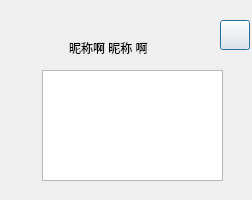
<?xml version="1.0" encoding="UTF-8"?>
<ui version="4.0">
 <class>MsgAlertDialog</class>
 <widget class="QDialog" name="MsgAlertDialog">
  <property name="geometry">
   <rect>
    <x>0</x>
    <y>0</y>
    <width>252</width>
    <height>200</height>
   </rect>
  </property>
  <property name="windowTitle">
   <string>Dialog</string>
  </property>
  <property name="styleSheet">
   <string notr="true">border-image: url(:/login/Resources/background2.png);</string>
  </property>
  <widget class="QLabel" name="label_Avatar">
   <property name="geometry">
    <rect>
     <x>0</x>
     <y>0</y>
     <width>60</width>
     <height>60</height>
    </rect>
   </property>
   <property name="styleSheet">
    <string notr="true">border-image: url(:/login/Resources/QQ.png);</string>
   </property>
   <property name="text">
    <string/>
   </property>
  </widget>
  <widget class="QWidget" name="widget" native="true">
   <property name="geometry">
    <rect>
     <x>9</x>
     <y>20</y>
     <width>241</width>
     <height>211</height>
    </rect>
   </property>
   <widget class="QTextEdit" name="textEdit_Msg">
    <property name="geometry">
     <rect>
      <x>33</x>
      <y>50</y>
      <width>181</width>
      <height>111</height>
     </rect>
    </property>
    <property name="styleSheet">
     <string notr="true">border-image: url(:/login/Resources/nothing.png);</string>
    </property>
   </widget>
   <widget class="QLabel" name="label_MainName">
    <property name="geometry">
     <rect>
      <x>60</x>
      <y>20</y>
      <width>161</width>
      <height>16</height>
     </rect>
    </property>
    <property name="styleSheet">
     <string notr="true">border-image: url(:/login/Resources/nothing.png);</string>
    </property>
    <property name="text">
     <string>昵称啊 昵称 啊</string>
    </property>
   </widget>
  </widget>
  <widget class="QPushButton" name="pushButton_Close">
   <property name="geometry">
    <rect>
     <x>220</x>
     <y>20</y>
     <width>30</width>
     <height>30</height>
    </rect>
   </property>
   <property name="styleSheet">
    <string notr="true">border-image: url(:/systoolbar/Resources/SysToolBar/sys_close.png);</string>
   </property>
   <property name="text">
    <string/>
   </property>
  </widget>
  <zorder>widget</zorder>
  <zorder>label_Avatar</zorder>
  <zorder>pushButton_Close</zorder>
 </widget>
 <resources/>
 <connections/>
</ui>
